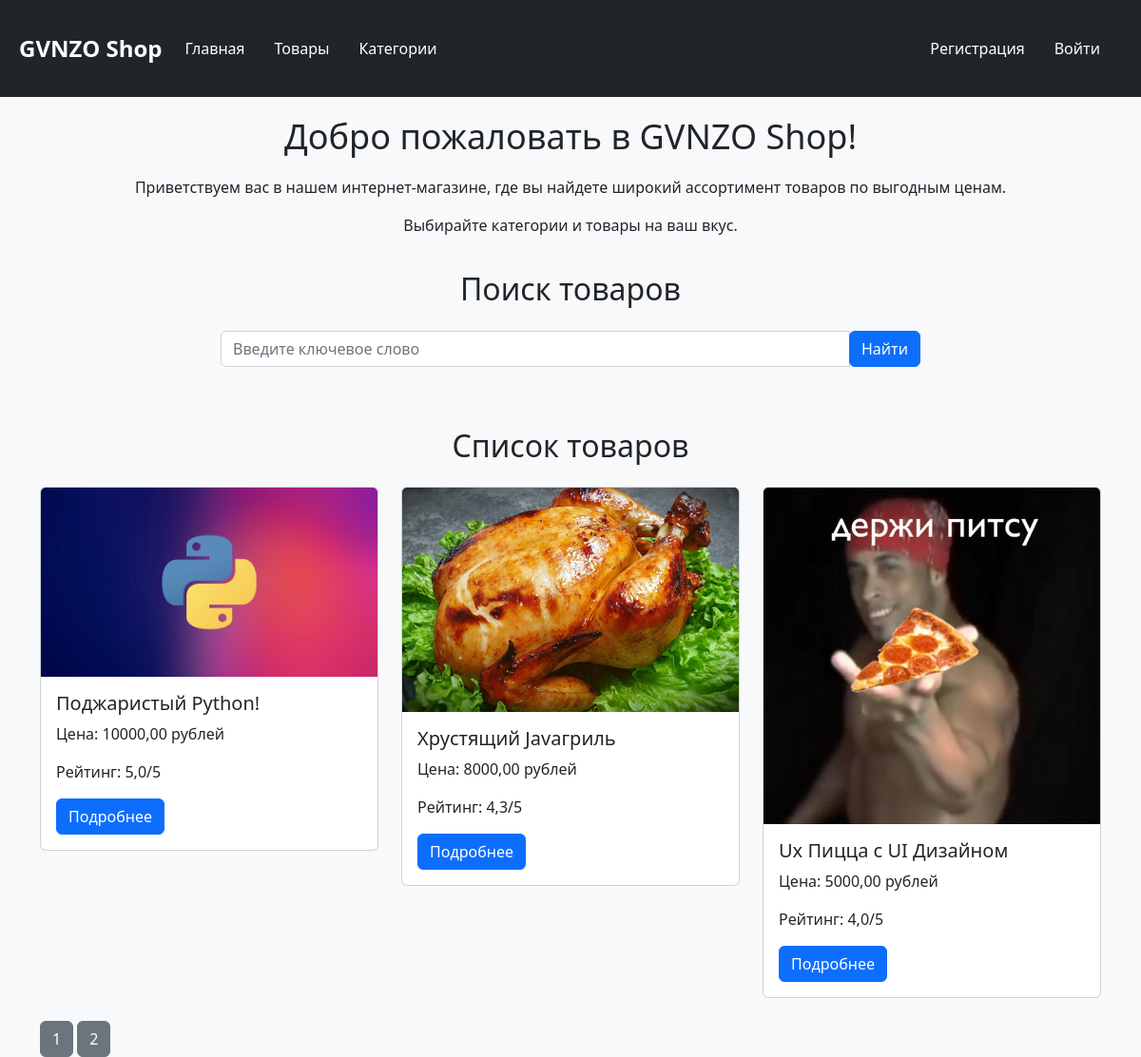
Screenshot of /products/ with the database file from the repository.
### Product/models.py (models this page shows)
class Product(models.Model):
    image = models.ImageField(upload_to='product_images', blank=True, null=True)
    title = models.CharField(max_length=128)
    description = models.TextField()
    rate = models.FloatField(default=0)
    created_date = models.DateTimeField(auto_now_add=True)
    modified_date = models.DateTimeField(auto_now=True)
    price = models.DecimalField(max_digits=10, decimal_places=2)
    category = models.ForeignKey(Category, on_delete=models.CASCADE,blank=True, null=True)

### Product/views.py (the view)
# urls.py: path('products/', product_views.product_view,name='products'),
def product_view(request):
    if request.method == 'GET':
        search = request.GET.get('search')
        page = int(request.GET.get('page',1))
        products = Product.objects.all()
        max_page = products.__len__() / PAGINATION_LIMIT
        if round(max_page)< max_page:
            max_page = round(max_page) + 1
        else:
            max_page = round(max_page)
        if search:
            products = products.filter(Q(title__icontains=search) | Q(description__icontains=search))
        products = products[PAGINATION_LIMIT* (page-1):PAGINATION_LIMIT* page]
        context_data = {
            "products": products,
            "pages": range(1, max_page+1)
            }
        return render(request, 'products/products.html', context=context_data)

### templates/products/products.html
{% extends "layouts/index.html" %}
{% block content %}
<div class="products">
  <div class="container">
    <div class="row">
      <div class="col-md-8 offset-md-2">
        <div class="search-form">
          <h2 class="text-center mb-4">Поиск товаров</h2>
          <form action="/products/" method="get">
            <div class="input-group mb-3">
              <input type="text" class="form-control" name="search" placeholder="Введите ключевое слово">
              <div class="input-group-append">
                <button class="btn btn-primary" type="submit">Найти</button>
              </div>
            </div>
          </form>
        </div>
      </div>
    </div>
    <h2 class="text-center mt-5 mb-4">Список товаров</h2>
    <div class="row">
      {% if products %}
        {% for product in products %}
          <div class="col-lg-4 col-md-6 mb-4">
            <div class="card">
              <img src="/media/{{ product.image }}" class="card-img-top" alt="{{ product.title }}">
              <div class="card-body">
                <h5 class="card-title">{{ product.title }}</h5>
                <p class="card-text">Цена: {{ product.price }} рублей</p>
                <p class="card-text">Рейтинг: {{ product.rate }}/5</p>
                <a href="/product/{{ product.id }}/" class="btn btn-primary">Подробнее</a>
              </div>
            </div>
          </div>
        {% endfor %}
      {% else %}
        <div class="col-12">
          <p class="text-center">Товары не найдены.</p>
        </div>
      {% endif %}
    </div>
    <div class="pages">
      {% for page in pages %}
        <a href="/products/?page={{ page }}" class="btn btn-secondary">{{ page }}</a>
      {% endfor %}
    </div>
  </div>
</div>
{% endblock %}

### templates/layouts/index.html (style rules this page uses)
body { background-color: #f8f9fa; }

### rows the page displays
Product: image (picture), title "Поджаристый Python!", price "10000,00", rate "5,0"
Product: image (picture), title "Хрустящий Javaгриль", price "8000,00", rate "4,3"
Product: image (picture), title "Ux Пицца с UI Дизайном", price "5000,00", rate "4,0"

### other values shown
{{ page }} "1" "2"
